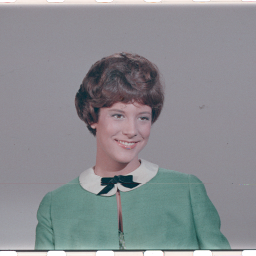
#> input picture rPi-camera/opencv/rpi/pruebas/ruido/female3.tiff, 256 x 256 px
$ python convolucion.py
#> lines starting #> are read from the running program, lines starting #| are printed output that depends on the picture
import scipy.signal
import numpy as np
import matplotlib.pyplot as plt
import cv2

img = cv2.imread('female3.tiff', 0)
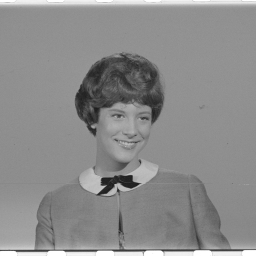
#> img: shape (256, 256); min 28, max 255, mean 139.7

k1 = np.ones((7, 7), np.uint8)/49

blurred = scipy.signal.convolve2d(img, k1)
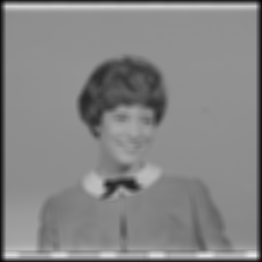
#> blurred: shape (262, 262) float64; min 5.18, max 231.1, mean 133.4

k2 = np.array([[0, -1, 0],
                   [-1, 25, -1],
                   [0, -1, 0]], dtype=np.int8)

sharpened = scipy.signal.convolve2d(img, k2)
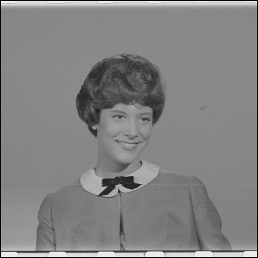
#> sharpened: shape (258, 258) int16; min -255, max 5879, mean 2888.9; drawn with min black and max white

plt.subplot(131)
plt.imshow(img, cmap='gray')
plt.title('Original Image')
plt.axis('off')
plt.subplot(132)
plt.imshow(blurred, cmap='gray')
plt.title('Blurred Image')
plt.axis('off')
plt.subplot(133)
plt.imshow(sharpened, cmap='gray')
plt.title('Sharpened Image')
plt.axis('off')
plt.show()
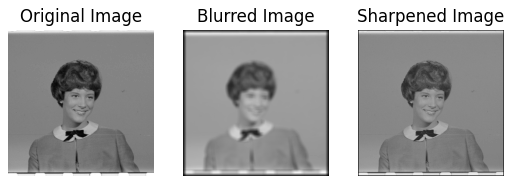
#> figure drawn by matplotlib, 3 panels

$ run again, with rPi-camera/opencv/rpi/pruebas/ruido/mandrill.tiff copied over rPi-camera/opencv/rpi/pruebas/ruido/female3.tiff
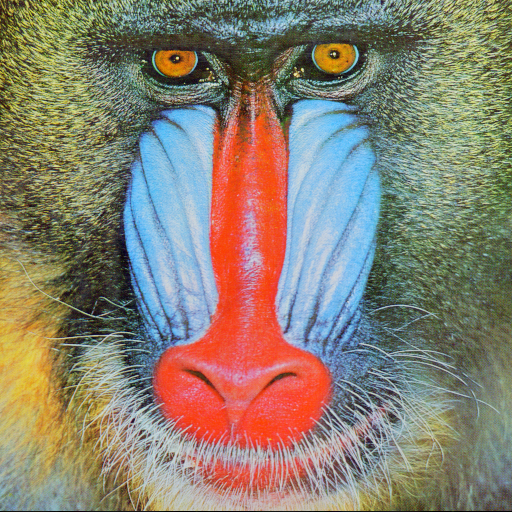
#> input picture rPi-camera/opencv/rpi/pruebas/ruido/mandrill.tiff, 512 x 512 px
#> `sharpened = scipy.signal.convolve2d(img, k2)`:
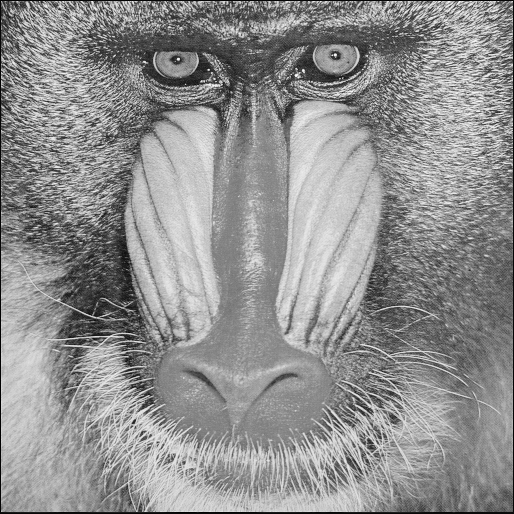
#> sharpened: shape (514, 514) int16; min -213, max 4932, mean 2700.8; drawn with min black and max white
#> `plt.show()`:
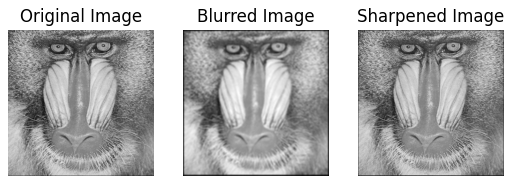
#> figure drawn by matplotlib, 3 panels
